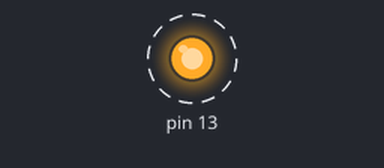
The sketch below on a simulated Arduino Uno, built with avr-gcc and run on an emulated ATmega328P. Parts: output pins drawn as LEDs (lit = HIGH). Dashed ring = blinking. What the sketch prints to the serial monitor is not drawn.

Above: at 0.5 s.
Timing chart, 0 to 4.6 s (numbered marks = the images above):
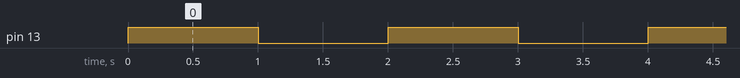

Measured:
- by itself, pin 13: alternates HIGH for 1.0 s and LOW for 1.0 s

The sketch:

_2nd_Day_1st_Code.ino
```cpp
void setup() {
  Serial.begin(9600);
  pinMode(13,OUTPUT);

}

void loop() {
 digitalWrite(13,1);
 Serial.println("LED ON");
 delay(1000);
 digitalWrite(13,0);
 delay(1000);
 Serial.println("LED OFF");
}
```
